Frame 1 (no input): blank canvas, image omitted
Frame 60 (the mouse pressed at the canvas centre just before this capture): blank canvas, image omitted
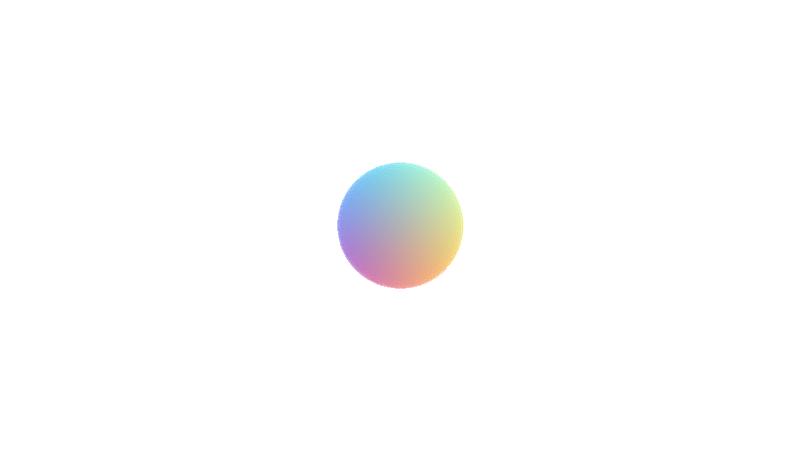
Frame 120 (the mouse held since frame 60 and released just before this capture)

The Processing sketch whose frames 1 and 60 were blank and that drew this single picture after the mouse press (run headless with seeded random() and noise(); from frame 60 on, the mouse is pressed at the canvas centre):

// Processing sketch: processing_48041
// ── processing_48041.pde

//cloud Maker v2
//Owaun Scantlebury
int rectsize = 1;
int wd=255;
int ht=255;
float res=4;
PImage a;
PImage tex;
PImage lookup;
PImage redcloud;
PImage greencloud;
PImage bluecloud;
PImage redbluecloud;
PImage darkgreycloud;
PImage greycloud;
PImage redgreencloud;
float [] alookup = new float [wd*ht];
PImage b;
float [] _x = new float [wd*ht];
float [] _y = new float [wd*ht];
PVector [] ka= new PVector [wd*ht];
PImage orig;
int [] x= new int [2];
String cloudcolour = "blue";
void keyPressed(){
  if(key =='r' || key =='R')cloudcolour = "red";
  if(key=='g' || key== 'G')cloudcolour="green";
  if(key=='b' || key =='B')cloudcolour = "blue";
  if(key=='e') cloudcolour = "grey";
  if(key=='G')cloudcolour = "darkgrey";
  if(key=='y')cloudcolour = "redgreen"; //yellow
  if(key=='m')cloudcolour= "mauve"; //purple

}
int _x1;
int _ly;
int _y1;


float distx2(float ax,float b, float c,float d){
  c =(c-ax);
  if (c<0)c=-c;
  d = (d-b);
  if (d<0)d=-d;

  ax=0;
  b=0;
  //    int dx=int(abs(c-ax));
  //    int dy=int(abs(d-b));
  //    c=c-dx;
  //    d=d-dy;
  float retval = 0;
  int pos = int(c)+wd*int(d);
  // retval = a.get(int(c),int(d))>>16&255;
  retval = ka[pos].x;
  return retval;
}

void setup(){
  mouseX=wd;
  mouseY=0;
  size(800,450);
  float xm =wd/2;
  float ym=ht/2;

  for (int i =0;i<wd*ht;i++){
    _y1 = int(i/wd);
    //ly = y;
    _x1  = i-(_y1*wd);
    float dis =dist(_x1,_y1,0,0);
    ka[i]=new PVector(dis,_x1,_y1);
  }
  a=createImage(wd,ht,ARGB);
  redcloud = createImage(wd,ht,ARGB);
  greencloud= createImage(wd,ht,ARGB);
  bluecloud= createImage(wd,ht,ARGB);
  redbluecloud = createImage(wd,ht,ARGB);
  greycloud = createImage(wd,ht,ARGB);
  redgreencloud = createImage(wd,ht,ARGB);
  darkgreycloud =createImage(wd,ht,ARGB);
  now=0;
  background(-1);
  noStroke();
  lookup= createImage(wd,ht,ARGB);
  for (x[now]=0;x[now]<wd;x[now]+=rectsize){
    now=1;
    for (x[now]=0;x[now]<wd;x[now]+=rectsize){
      float z = distx2(x[now],x[now-1],wd/2,ht/2)*res;
      //fill(1,255-z);
      int pos = x[now-1]+wd*x[now];
      if(z<wd){

        float k = distx2(x[now],x[now-1],xm,ym);
        int _x = x[now];
        int _y= x[now-1];
        float R = distx2(_x,_y,0,0);
        float G = distx2(_x,_y,wd-1,0);
        float B = distx2(_x,_y,wd-1,ht-1);   
        float A = distx2(_x,_y,0,ym-1); 

        // a.set(x[now-1],x[now],z);
        float alph = 255-z;
        lookup.pixels[pos]=color(z,z,z*2,255-z);
        //  bluecloud.pixels[pos]=color(z,z,z*2,255-z);
        bluecloud.pixels[pos]=color(R,G,B,alph);

        //redcloud.pixels[pos]=color(z*2,z,z,255-z);
        redcloud.pixels[pos]=color(R,B,G,alph);

        //greencloud.pixels[pos]=color(z,z*2,z,255-z);
        greencloud.pixels[pos] = color(G,B,R,alph);
        //
        //redbluecloud.pixels[pos]=color(z*2,z,z*2,255-z);
        redbluecloud.pixels[pos]=color(G,R,B,alph);
        //        greycloud.pixels[pos]=color(z,z,z,255-z);
        greycloud.pixels[pos]=color(B,G,R,alph);
        //  darkgreycloud.pixels[pos]=color(z,z,z/2,255-z); //yellow fume
        //darkgreycloud.pixels[pos]=color(z,z/2,z,255-z); // dark purple
        //        darkgreycloud.pixels[pos]=color(z/2,z,z,255-z); //dark blue
        darkgreycloud.pixels[pos]=color(B,R,G,alph);
        redgreencloud.pixels[pos]=color(z*2,z*2,z,255-z);
      }
      alookup[pos]=z;

      //rect(x[now],x[now-1],rectsize,rectsize);

    }
    now=0;
  }

  for (x[now]=0;x[now]<wd;x[now]+=rectsize){
    now=1;
    for (x[now]=0;x[now]<wd;x[now]+=rectsize){
      float z = distx2(x[now],x[now-1],wd/2,ht/2);
      fill(1,255-z);
      rect(x[now],x[now-1],rectsize,rectsize);

    }
    now=0;
  }

  background(-1);
  b=get();
  imageMode(3);
}

int now;
void draw(){
  //this.frame.setTitle(cloudcolour+" colour clouds");
  //  mouseX-=int(random(0,1));
  //  mouseY++;
  // mousePressed=true;
  if(mousePressed) {
    if(cloudcolour =="blue" )image(bluecloud, mouseX,mouseY);
    if(cloudcolour =="red"  )image(redcloud,  mouseX,mouseY);
    if(cloudcolour =="green")image(greencloud,mouseX,mouseY);
    if(cloudcolour=="mauve")image(redbluecloud,mouseX,mouseY);
    if(cloudcolour=="redgreen")image(redgreencloud,mouseX,mouseY);
    if(cloudcolour=="grey")image(greycloud,mouseX,mouseY);
    if(cloudcolour=="darkgrey")image(darkgreycloud,mouseX,mouseY);



  }
}
void draw1(){
  // background(-1);
  //image(b,0,0);
  for (x[now]=0;x[now]<wd;x[now]+=rectsize){
    now=1;
    for (x[now]=0;x[now]<wd;x[now]+=rectsize){
      float z = dist(x[now],x[now-1],mouseX,mouseY)*res;
      //  int pos =mouseX+wd*mouseY;
      //float z= lookup.pixels[pos];
      // float z=alookup[pos];
      //  color paw  =color(z,z,z*2,255-z); //255-z

      color paw  =color(z,z,z*2,255-z); //255-z
      //set(x[now],x[now-1],paw);

      if(z>120)
      {
        fill(paw);
        //point(x[now],x[now-1]);
        rect(x[now],x[now-1],rectsize,rectsize);
      }

    }
    now=0;
  }
  fill(-1,230);
  //ellipse(mouseX,mouseY,30,30);
  //blend(g,0,0,wd,ht,0,0,wd,ht,OVERLAY);
  //b.copy(g,0,0,wd,ht,0,0,wd,ht);
  // b=get();
}
